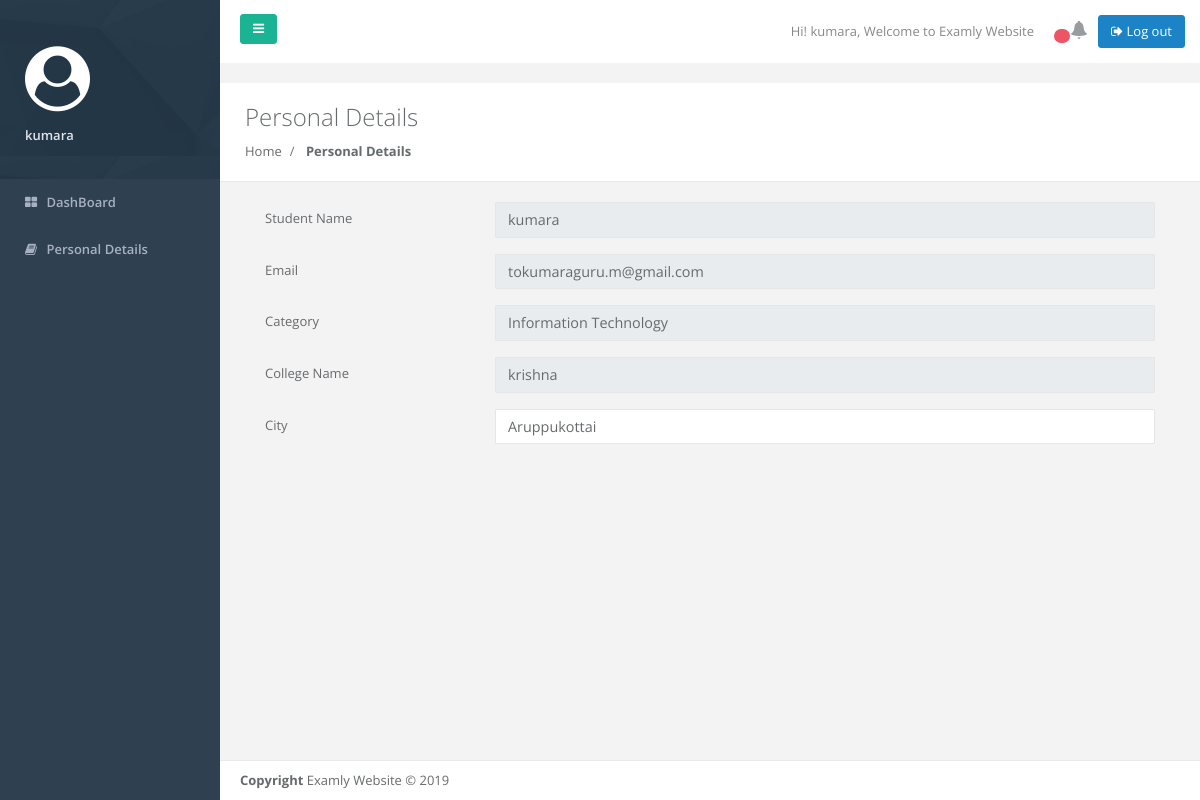
Page /personal-details.php (signed in) on the committed database.
### tables this page shows
CREATE TABLE `student` (
  `id` int(11) NOT NULL,
  `username` varchar(100) NOT NULL,
  `email` varchar(50) NOT NULL,
  `password` varchar(400) NOT NULL,
  `category` int(100) NOT NULL,
  `college` varchar(100) NOT NULL,
  `city` varchar(100) NOT NULL,
  `session_in` int(10) NOT NULL,
  `active` int(100) NOT NULL,
  `current_time1` timestamp NOT NULL DEFAULT CURRENT_TIMESTAMP ON UPDATE CURRENT_TIMESTAMP
);

CREATE TABLE `category` (
  `id` int(11) NOT NULL,
  `category_name` varchar(100) NOT NULL,
  `active` int(100) NOT NULL,
  `current_time1` timestamp NOT NULL DEFAULT CURRENT_TIMESTAMP ON UPDATE CURRENT_TIMESTAMP
);

### session.php (called while the page is built, shortened)
<?php
   include('config.php');
   if (isset($_SESSION['login_user_student'])){
      $user_check_student = $_SESSION['login_user_student'];
   $ses_sql = mysqli_query($db,"SELECT * FROM student WHERE email= '$user_check_student'") or die("Error: ".mysqli_error($db));
   $row = mysqli_fetch_array($ses_sql,MYSQLI_ASSOC);
   $usename_student = $row['username'];
   $userid_student = $row['id'];
   }
?>

### personal-details.php (the view, shortened to what this page needs)
<?php
   include_once('include/header_student.php');
   if (isset($_SESSION['type2'])){
   ?>
<link href="css/plugins/datapicker/datepicker3.css" rel="stylesheet">
<div class="row wrapper border-bottom white-bg page-heading" style="margin-bottom: 10 px;">
   <div class="col-lg-10">
      <h2>Personal Details</h2>
      <ol class="breadcrumb">
         <li class="breadcrumb-item">
            <a href="index.html">Home</a>
         </li>
         <li class="breadcrumb-item active">
            <strong>Personal Details</strong>
         </li>
      </ol>
   </div>
</div>
<?php
   $query = "SELECT * FROM `student` JOIN `category` WHERE `student`.`id` = '$userid_student' and `student`.`category` = `category`.`id`";
 $result = mysqli_query($db, $query);
  if(mysqli_num_rows($result) > 0)
 {
  while($row = mysqli_fetch_array($result))
  {
?>
 <div class="modal-body">
        <div class="form-group row"><label class="col-sm-3 col-form-label">Student Name</label>
            <div class="col-sm-9">
                <div class="input-group"><input type="text" name="itemname" class="form-control"
                        value="<?php echo $row["username"] ?>" required disabled /> </div>
            </div>
        </div>
        <div class="form-group row"><label class="col-sm-3 col-form-label">Email</label>
            <div class="col-sm-9">
                <div class="input-group"><input type="text" name="draw_number" class="form-control"
                        value="<?php echo $row["email"] ?>" required disabled /> </div>
            </div>
        </div>
        <div class="form-group row "><label class="col-sm-3 col-form-label">Category</label>
            <div class="col-sm-9">
                <div class="input-group"><input type="text" name="assembly_code" class="form-control num"
                        value="<?php echo $row["category_name"] ?>" readonly /> </div>
            </div>
        </div>
        <div class="form-group row"><label class="col-sm-3 col-form-label">College Name</label>
            <div class="col-sm-9">
                <div class="input-group"><input type="text" name="assembly_darwing" class="form-control draw"
                        value="<?php echo $row["college"] ?>" readonly /> </div>
            </div>
        </div>
        <div class="form-group row"><label class="col-sm-3 col-form-label">City</label>
            <div class="col-sm-9">
                <input type="text" name="quantity" class="form-control"
                    value="<?php echo $row["city"] ?>" required />
            </div>
        </div>
    </div>
      <?php
   }}
   }
   include_once('include/footer.php');
   ?>

### include/header_student.php (shortened to what this page needs)
<?php
include('session.php');
if (isset($_SESSION['type2'])){
 ?>
<!DOCTYPE html>
<html>
<head><meta http-equiv="Content-Type" content="text/html; charset=utf-8">
    <link href="css/bootstrap.min.css" rel="stylesheet">
    <link href="font-awesome/css/font-awesome.css" rel="stylesheet">
<link rel="stylesheet" href="//ajax.googleapis.com/ajax/libs/jqueryui/1.11.2/themes/smoothness/jquery-ui.css" />
    <link href="css/plugins/footable/footable.core.css" rel="stylesheet">
    <link href="css/plugins/toastr/toastr.min.css" rel="stylesheet">
     <link href="css/plugins/switchery/switchery.css" rel="stylesheet">
    <link href="js/plugins/gritter/jquery.gritter.css" rel="stylesheet">
    <link href="css/plugins/sweetalert/sweetalert.css" rel="stylesheet">
	<link href="css/plugins/chosen/bootstrap-chosen.css" rel="stylesheet">
    <link href="css/animate.css" rel="stylesheet">
    <link href="css/style.css" rel="stylesheet">
	<link href="css/local.css" rel="stylesheet">
</head>
<body>
    <div id="wrapper">
	<div id="myDIV">
    <nav class="navbar-default navbar-static-side" role="navigation">
        <div class="sidebar-collapse">
            <ul class="nav metismenu" id="side-menu" >
                <li class="nav-header" class="active">
                    <div class="dropdown profile-element">
					<h3 style="font-size: 65px; color: #fff;"><i class="fa fa-user-circle" aria-hidden="true"></i></h3>
                        <a data-toggle="dropdown" class="dropdown-toggle" href="#">
                            <span class="block m-t-xs font-bold"><?php echo $usename_student ?></span>
                        </a>
                    </div>
                </li>
                <li >
                    <a href="student_dashboard.php"><i class="fa fa-th-large"></i> <span class="nav-label">DashBoard</span></span></a>
                </li>
				<li >
                    <a href="personal-details.php"><i class="fa fa-book"></i> <span class="nav-label">Personal Details</span></span></a>
				</li>
            </ul>
        </div>
    </nav>
	</div>
        <div id="page-wrapper" class="gray-bg">
        <div class="row">
        <nav class="navbar navbar-static-top white-bg" role="navigation" style="margin-bottom: 20px">
        <div class="navbar-header">
            <a class="navbar-minimalize minimalize-styl-2 btn btn-primary " href="#"><i class="fa fa-bars"></i> </a>
        </div>
            <ul class="nav navbar-top-links navbar-right">
                <li>
                    <span class="m-r-sm text-muted welcome-message">Hi! <?php echo $usename_student ?>, Welcome to Examly Website</span>
                </li>
                <li class="dropdown">
       <a href="#" class="dropdown-toggle" data-toggle="dropdown"><span class="label label-pill label-danger count" style="border-radius:50px; font-size:6px;"></span> <span class="glyphicon glyphicon-bell" style="font-size:18px;"></span></a>
      </li>
                <li>
				<form method="POST" action="logout_student.php">
                    <button class="btn btn-success" type="submit" name="logout">
                        <i class="fa fa-sign-out" ></i> Log out
                    </button>
			    </form>
                </li>
            </ul>
        </nav>
        </div>
    <?php }else{
        header("location:404.php");
    } ?>

### rows in the picture
student: username "kumara", itemname "kumara", draw_number "tokumaraguru.m@gmail.com", assembly_code "Information Technology", assembly_darwing "krishna", quantity "Aruppukottai"
